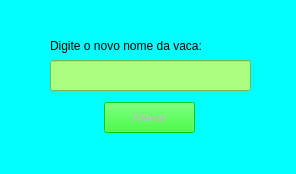
<?xml version="1.0" encoding="UTF-8"?>
<ui version="4.0">
 <class>MainWindow</class>
 <widget class="QMainWindow" name="MainWindow">
  <property name="geometry">
   <rect>
    <x>0</x>
    <y>0</y>
    <width>296</width>
    <height>174</height>
   </rect>
  </property>
  <property name="windowTitle">
   <string>MainWindow</string>
  </property>
  <property name="styleSheet">
   <string notr="true">background-color: rgb(0, 255, 255);</string>
  </property>
  <widget class="QWidget" name="centralwidget">
   <widget class="QLabel" name="label">
    <property name="geometry">
     <rect>
      <x>50</x>
      <y>30</y>
      <width>211</width>
      <height>31</height>
     </rect>
    </property>
    <property name="styleSheet">
     <string notr="true">font: 75 12pt &quot;MS Shell Dlg 2&quot;;</string>
    </property>
    <property name="text">
     <string>Digite o novo nome da vaca:</string>
    </property>
   </widget>
   <widget class="QLineEdit" name="editAlterar">
    <property name="geometry">
     <rect>
      <x>50</x>
      <y>60</y>
      <width>201</width>
      <height>31</height>
     </rect>
    </property>
    <property name="styleSheet">
     <string notr="true">font: 10pt &quot;MS Shell Dlg 2&quot;;
background-color: rgb(170, 255, 127);</string>
    </property>
   </widget>
   <widget class="QPushButton" name="alterar">
    <property name="enabled">
     <bool>false</bool>
    </property>
    <property name="geometry">
     <rect>
      <x>104</x>
      <y>102</y>
      <width>91</width>
      <height>31</height>
     </rect>
    </property>
    <property name="styleSheet">
     <string notr="true">background-color: rgb(0, 255, 0);</string>
    </property>
    <property name="text">
     <string>Alterar</string>
    </property>
   </widget>
  </widget>
  <widget class="QMenuBar" name="menubar">
   <property name="geometry">
    <rect>
     <x>0</x>
     <y>0</y>
     <width>296</width>
     <height>21</height>
    </rect>
   </property>
  </widget>
  <widget class="QStatusBar" name="statusbar"/>
 </widget>
 <resources/>
 <connections/>
</ui>
